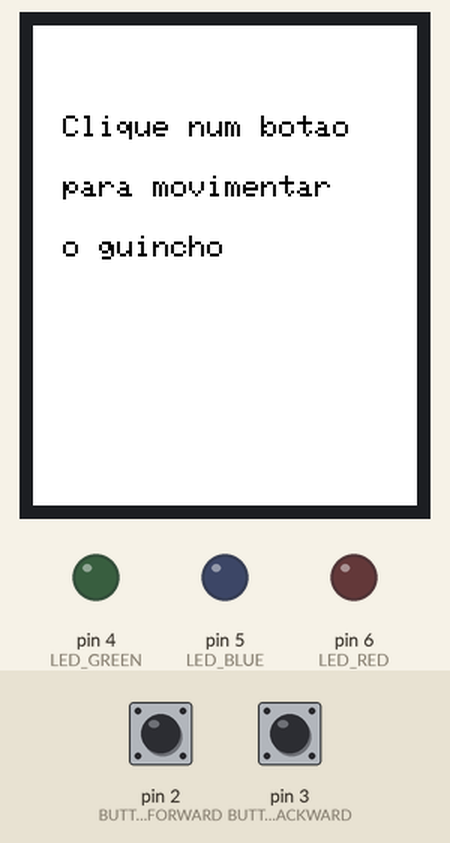
The sketch below on a simulated Arduino Uno, built with avr-gcc and run on an emulated ATmega328P. On the bench: 128×160 colour display, output pins drawn as LEDs (lit = HIGH). Dashed ring = blinking. The test bench sets the inputs (shaded band); at power-on: pin 2 (BUTTON_FORWARD) LOW, pin 3 (BUTTON_BACKWARD) LOW.

Above: at 1.2 s.
1.3 s: pin 2 (BUTTON_FORWARD) pulled HIGH for 0.15 s
At 1.8 s:
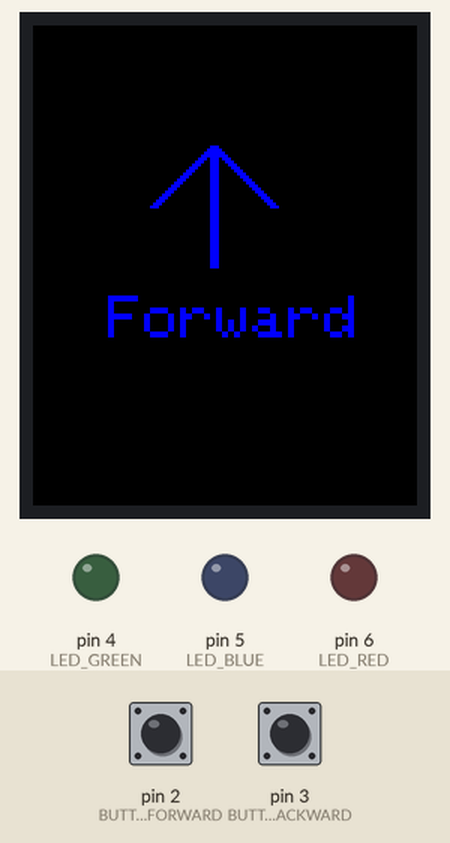
4.3 s: pin 3 (BUTTON_BACKWARD) pulled HIGH for 0.15 s
At 5.1 s:
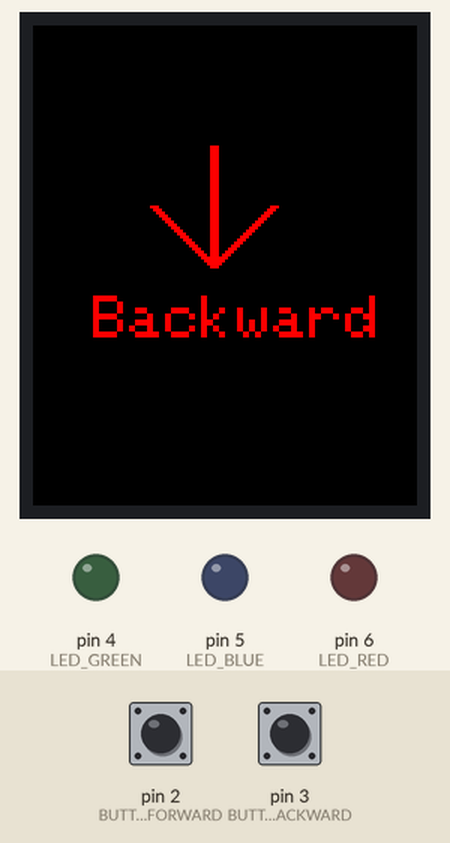
7.3 s: pin 2 (BUTTON_FORWARD) pulled HIGH for 1 s
At 8.65 s:
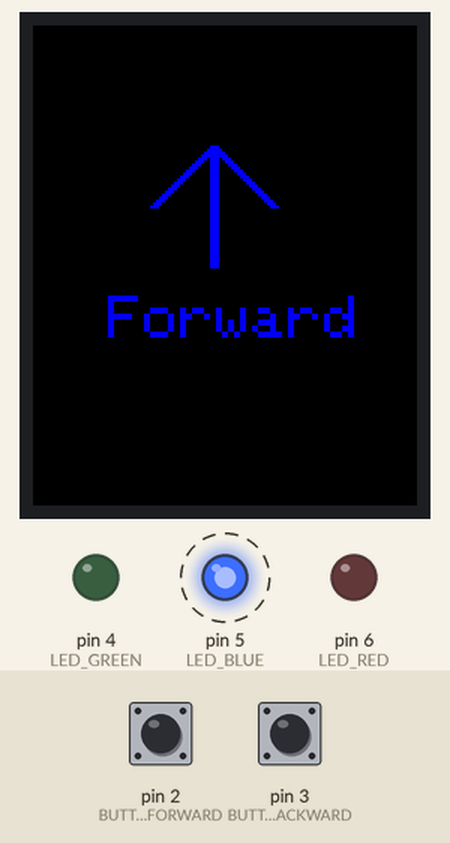
11.3 s: pin 3 (BUTTON_BACKWARD) pulled HIGH for 1 s
At 12.68 s:
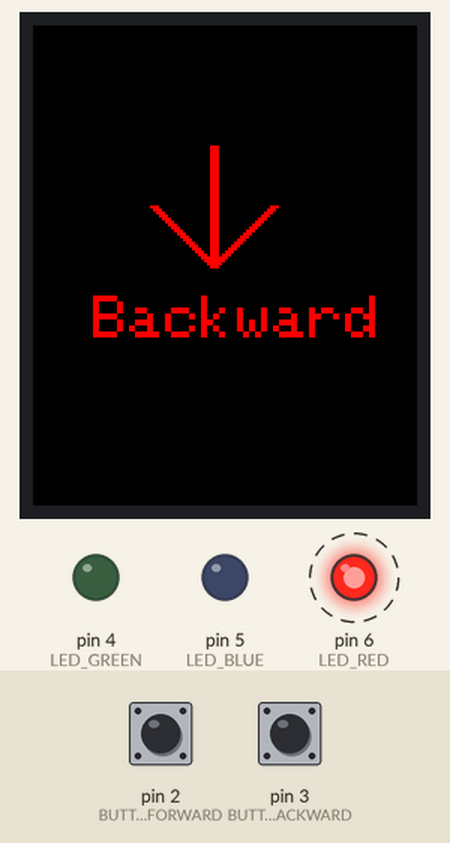
15.3 s: pin 2 (BUTTON_FORWARD) driven HIGH
At 15.6 s:
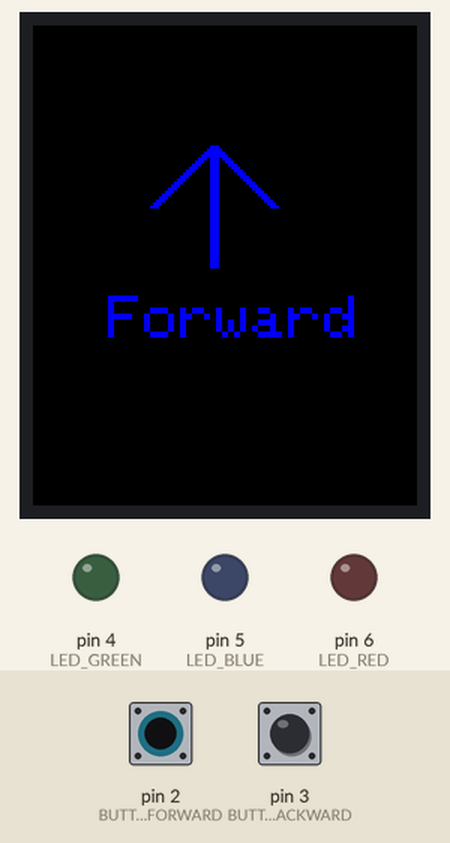
18.3 s: pin 3 (BUTTON_BACKWARD) driven HIGH
At 19.2 s:
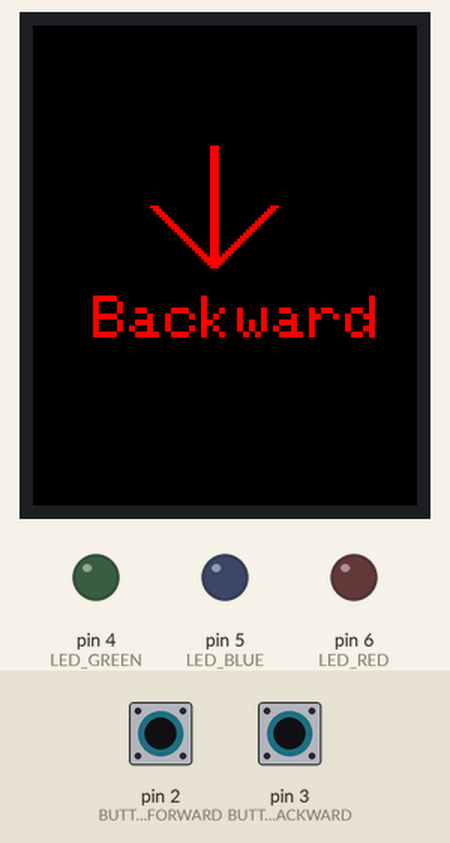
Timing chart, 0 to 21.3 s (numbered marks = the images above; inputs shaded):
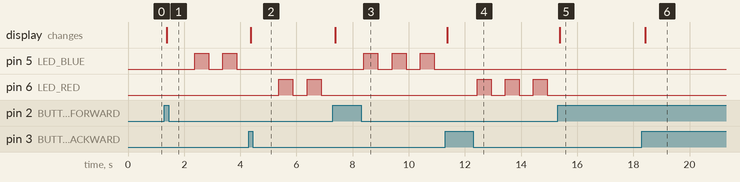

Measured:
- after the input at 1.3 s, pin 5 (LED_BLUE): alternates HIGH for 0.50 s and LOW for 0.50 s, starting after 1.1 s; the display: changes after 0.08 s (image 1)
- after the input at 4.3 s, pin 5 (LED_BLUE): stops changing and stays LOW; pin 6 (LED_RED): alternates HIGH for 0.50 s and LOW for 0.50 s, starting after 1.1 s; the display: changes after 0.08 s (image 2)
- after the input at 7.3 s, pin 5 (LED_BLUE): alternates HIGH for 0.50 s and LOW for 0.50 s, starting after 1.1 s; pin 6 (LED_RED): stops changing and stays LOW; the display: changes after 0.08 s (image 3)
- after the input at 11.3 s, pin 5 (LED_BLUE): stops changing and stays LOW; pin 6 (LED_RED): alternates HIGH for 0.50 s and LOW for 0.50 s, starting after 1.1 s; the display: changes after 0.08 s (image 4)
- after the input at 15.3 s, pin 6 (LED_RED): stops changing and stays LOW; the display: changes after 0.08 s (image 5)
- after the input at 18.3 s, the display: changes after 0.12 s (image 6)

The sketch:

codigo_meu_concluido.ino
```cpp
#include <TFT.h>  // Biblioteca do LCD TFT
#include <SPI.h>  // Biblioteca SPI

// Definição dos pinos para o Arduino Uno
#define cs   10
#define dc    8
#define rst   9
#define BUTTON_FORWARD 2
#define BUTTON_BACKWARD 3
#define LED_RED 6
#define LED_BLUE 5
#define LED_GREEN 4

TFT TFTscreen = TFT(cs, dc, rst); // Inicializa o objeto da tela

// Variáveis globais para o debounce
unsigned long lastDebounceTimeForward = 0;
unsigned long lastDebounceTimeBackward = 0;
const unsigned long debounceDelay = 50; // 50ms de debounce

// Estados
enum STATES {
  IDLE,
  BLUE_BLINK,
  RED_BLINK
};

STATES currentState = IDLE;

// Variáveis para monitorar o estado dos botões
int lastButtonStateForward = LOW;
int lastButtonStateBackward = LOW;

void setup() {
  // Configuração dos pinos
  pinMode(BUTTON_FORWARD, INPUT);
  pinMode(BUTTON_BACKWARD, INPUT);
  pinMode(LED_RED, OUTPUT);
  pinMode(LED_BLUE, OUTPUT);
  pinMode(LED_GREEN, OUTPUT);

  // Inicializa os LEDs apagados
  digitalWrite(LED_RED, LOW);
  digitalWrite(LED_BLUE, LOW);
  digitalWrite(LED_GREEN, LOW);

  // Inicializa a tela TFT
  TFTscreen.begin();
  TFTscreen.setRotation(3); // Rotaciona a tela 90 graus para a esquerda
  TFTscreen.background(255, 255, 255); // Fundo branco
  displayInitialMessage(); // Exibe a mensagem inicial
}

void loop() {
  // Atualiza os estados dos botões
  int readingForward = digitalRead(BUTTON_FORWARD);
  int readingBackward = digitalRead(BUTTON_BACKWARD);

  // Tratamento de debounce para o botão forward
  if (readingForward != lastButtonStateForward) {
    lastDebounceTimeForward = millis();
  }
  if ((millis() - lastDebounceTimeForward) > debounceDelay) {
    if (readingForward == HIGH) {
      // Desliga todos os LEDs antes de começar a piscar
      turnOffAllLEDs();
      currentState = BLUE_BLINK; // Muda para estado de piscar azul
      drawRotatedArrowWithText(0, 0, 255, false); // Seta azul com texto "Backward"
    }
  }
  lastButtonStateForward = readingForward;

  // Tratamento de debounce para o botão backward
  if (readingBackward != lastButtonStateBackward) {
    lastDebounceTimeBackward = millis();
  }
  if ((millis() - lastDebounceTimeBackward) > debounceDelay) {
    if (readingBackward == HIGH) {
      // Desliga todos os LEDs antes de começar a piscar
      turnOffAllLEDs();
      currentState = RED_BLINK; // Muda para estado de piscar vermelho
      drawRotatedArrowWithText(255, 0, 0, true); // Seta vermelha com texto "Forward"
    }
  }
  lastButtonStateBackward = readingBackward;

  // Sistema de estados
  switch (currentState) {
    case IDLE:
      // Estado inicial: LEDs apagados
      digitalWrite(LED_RED, LOW);
      digitalWrite(LED_BLUE, LOW);
      break;

    case BLUE_BLINK:
      // Piscar LED azul continuamente
      blinkLED(LED_BLUE);
      break;

    case RED_BLINK:
      // Piscar LED vermelho continuamente
      blinkLED(LED_RED);
      break;

    default:
      currentState = IDLE;
      break;
  }
}

// Função para piscar um LED
void blinkLED(int ledPin) {
  static unsigned long lastBlinkTime = 0;
  static bool ledState = LOW;

  if (millis() - lastBlinkTime >= 500) { // Alterna o estado do LED a cada 500ms
    lastBlinkTime = millis();
    ledState = !ledState;
    digitalWrite(ledPin, ledState);
  }
}

// Função para desligar todos os LEDs
void turnOffAllLEDs() {
  digitalWrite(LED_RED, LOW);
  digitalWrite(LED_BLUE, LOW);
  digitalWrite(LED_GREEN, LOW);
}

// Função para exibir a mensagem inicial
void displayInitialMessage() {
  TFTscreen.stroke(0, 0, 0); // Cor do texto: preto
  TFTscreen.setTextSize(1); // Tamanho do texto reduzido
  TFTscreen.text("Clique num botao", 10, 30); // Texto na posição (10, 30)
  TFTscreen.text("para movimentar", 10, 50); // Texto na posição (10, 50)
  TFTscreen.text("o guincho", 10, 70); // Texto na posição (10, 70)
}

// Função para desenhar uma seta com texto centralizado
void drawRotatedArrowWithText(int r, int g, int b, bool forward) {
  // Configura o fundo como preto
  TFTscreen.background(0, 0, 0);

  // Configura a cor da seta
  TFTscreen.stroke(r, g, b);

  // Desenha a seta e o texto
  if (forward) {
    // Seta vermelha rotacionada 180 graus para a esquerda
    for (int i = -1; i <= 1; i++) {
      TFTscreen.line(60 + i, 80, 60 + i, 40);
      TFTscreen.line(60 + i, 80, 40 + i, 60);
      TFTscreen.line(60 + i, 80, 80 + i, 60);
    }
    // Texto "Forward" centralizado
    TFTscreen.setTextSize(2); // Ajustar tamanho do texto
    TFTscreen.stroke(r, g, b); // Mesma cor da seta
    TFTscreen.text("Backward", 20, 90); // Ajustado mais para a esquerda
  } else {
    // Seta azul rotacionada 180 graus para a direita
    for (int i = -1; i <= 1; i++) {
      TFTscreen.line(60 + i, 40, 60 + i, 80);
      TFTscreen.line(60 + i, 40, 40 + i, 60);
      TFTscreen.line(60 + i, 40, 80 + i, 60);
    }
    // Texto "Backward" centralizado
    TFTscreen.setTextSize(2); // Ajustar tamanho do texto
    TFTscreen.stroke(r, g, b); // Mesma cor da seta
    TFTscreen.text("Forward", 25, 90); // Mantido na mesma posição
  }
}
```
